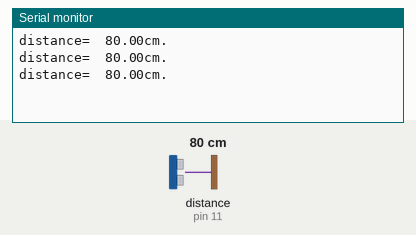
Recording of a sketch running on a simulated Arduino Uno, built with avr-gcc and run on an emulated ATmega328P. Shown: the last lines printed to the serial monitor. Wiring (inferred from the names in the program): ultrasonic range finder: trigger pin 3; echo pin 11. The inputs (shaded band) are chosen by the test bench; at power-on: distance to the obstacle (sensor on pin 11) 80 cm. The echo pulse lasts 58.3 µs per cm.

Above: at 1.3 s.
1.4 s: distance to the obstacle (sensor on pin 11) set to 2 cm
At 1.9 s:
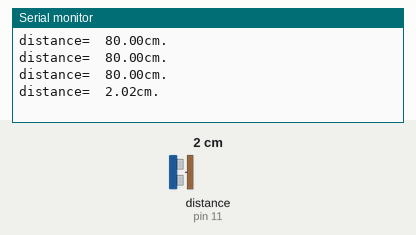
2.9 s: distance to the obstacle (sensor on pin 11) set to 4 cm
At 3.4 s:
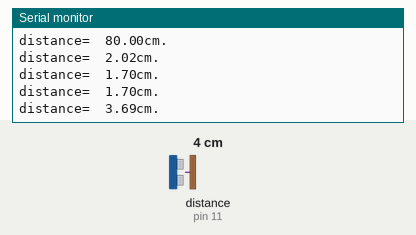
Timing chart, 0 to 5.9 s (numbered marks = the images above; inputs shaded):
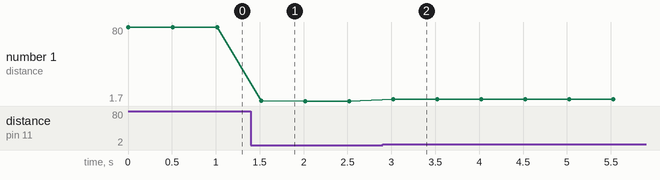

Measured:
- after the input at 1.4 s, the serial monitor: prints a new line after 0.12 s (image 1)
- after the input at 2.9 s, the serial monitor: prints a new line after 0.12 s (image 2)
- plotted number 1: 80 → 1.7 after the input at 1.4 s, 1.7 → 3.69 after the input at 2.9 s

The sketch:

ultrasound.ino
```cpp
int TRIG = 3;
int ECHO = 11;
float duration;
float distance;


void setup() {
  // put your setup code here, to run once:

Serial.begin(9600);
pinMode(TRIG,OUTPUT);
pinMode(ECHO,INPUT);


}

void loop() {
  // put your main code here, to run repeatedly:

digitalWrite(TRIG,LOW);
delayMicroseconds(5);
digitalWrite(TRIG,HIGH);
delayMicroseconds(10);
digitalWrite(TRIG,LOW);

duration = pulseIn(ECHO,HIGH);
distance = (duration/2)*0.0343;


Serial.print("distance=  ");
Serial.print(distance);
Serial.println("cm.");
delay(500);
}
```
